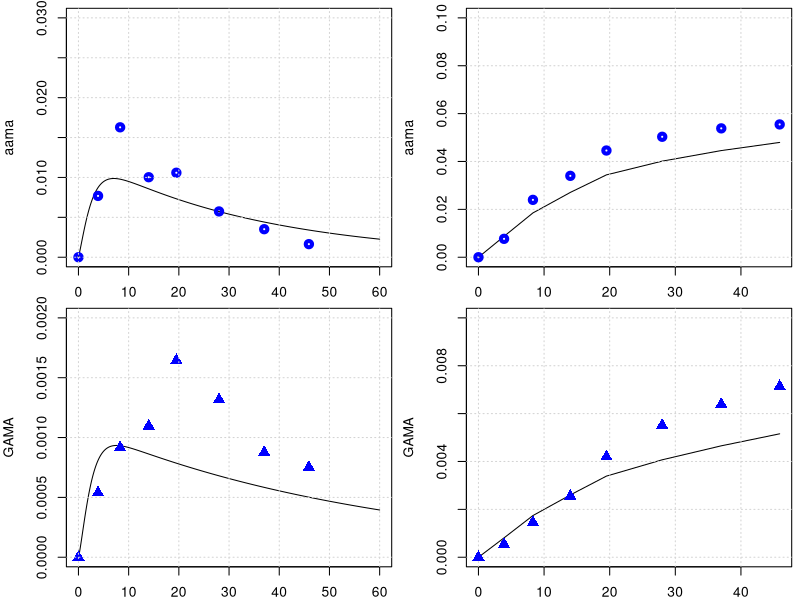

The R source for this figure:
library(deSolve)
library(minpack.lm)

graphics.off()

#body weight in kg
BW = 70 

# fractions of BW
##https://journals.sagepub.com/doi/pdf/10.1177/ANIB_32_3-4
F_B = 0.079 
F_B_AB = 0.35 #fraction: arterial blood of blood volume
F_B_VB = 0.65 #fraction: venous blood of blood volume
F_Li = 0.026
F_Ki = 0.0044
F_T = 1-(F_B+F_Li+F_Ki)

#organ volumes in L
V_AB <- BW*F_B*F_B_AB 
V_VB <- BW*F_B*F_B_VB 
V_T <- BW*F_T
V_Ki <- BW*F_Ki
V_Li <- BW*F_Li

#cardiac output in L/(kg*h)
##https://journals.sagepub.com/doi/pdf/10.1177/ANIB_32_3-4
QCC = 16 #12.5 # maybe 14 or 6.5 check?
Q_C = QCC*BW^0.75
FQ_P = 2.5/100 
Q_P <- Q_C*FQ_P # 6.5*BW 

FQ_Li = 0.19
FQ_Ki = 0.255 #total - there is also an aterial flow rate 
FQ_T = 1 -( FQ_Li + FQ_Ki +FQ_P)
Q_Li <- Q_C*FQ_Li
Q_Ki <- Q_C*FQ_Ki
Q_T <- Q_C*FQ_T

# partition coefficient
pAA_TB = 0.4
pAA_KiB = 0.8
pAA_LiB = 0.3
pAA_LuAir = 31000000.0

pGA_TB = 0.97
pGA_LiB = 0.5
pGA_KiB = 1.0
pGA_LuAir = 98000000.0

#reaction rate constants 
k_AAuptake = 1 #1/h

k_onAA_T = 0.028 #1/h
k_onAA_B = 0.0036 #1/h
k_onAA_Li = 0.071 #1/h
k_onAA_Ki = 0.13 #1/h

k_syn_GSH = 0.025 #mmol/h 
k_cl_GSH = 0.35 #1/h
k_onAA_GSH = 0.55 #L/(mmol h)
k_onGA_GSH = 0.8 #L/(mmol h)

k_onGA_T = 0.089 #1/h
k_onGA_B = 0.0108 #1/h
k_onGA_Ki = k_onAA_T/2 #1/h
k_onGA_Li = 0.215 #1/h

k_exc_AAMA = 0.029      # 0.049 #1/h or 0.13 # this will change the shape
k_exc_GAMA = 0.017     # 0.077 #1/h  # or 0.027
k_exc_GAOH = 0.077     # 1/h
k_exc_GA <- 2.48       # 1/h Q_Ki*0.025
k_exc_AA <- 2


MW_aa = 71   # mg/mmol
MW_ga = 87   # mg/mmol

MW_GSH = 307.32 # mg/mmol

# Maximum velocity for enzymatic reaction 
V_max_p450 = 9 /MW_aa*BW^0.7  # 0.235 mg/h (Tien: AA to GA mmol/hr)
V_max_EH = 20 /MW_ga*BW^0.7  
KM_p450 = 10.0
KM_EH = 100.0

c_AA_inh = 0
c_GA_inh = 0

k_0_GSH = 7
### CHECK  WHY     m_GSH_Li = 7.0*V_Li, Tien: 7.0 as in Sweeney is the Initial GSH (mmol/l)

# +++++++++++++++++++++++++++++++++++++++++++++++++++++++++++++++++
# create list of parameter
# +++++++++++++++++++++++++++++++++++++++++++++++++++++++++++++++++
params <- unlist(c(data.frame(pAA_TB, pAA_LiB, pAA_LuAir, pAA_KiB,
                              pGA_TB, pGA_LiB, pGA_LuAir, pGA_KiB,
                              k_onAA_T, k_onAA_B, k_onAA_Li, k_onAA_GSH, k_onAA_Ki,
                              k_onGA_T, k_onGA_B, k_onGA_Li, k_onGA_Ki, k_exc_GA,
                              k_onGA_GSH, k_exc_AAMA, k_exc_GAMA, k_exc_GAOH,
                              k_cl_GSH, V_max_p450, KM_p450, V_max_EH, KM_EH,
                              c_AA_inh, c_GA_inh, k_AAuptake)
                          ))
yini <- c(m_AA_AB = 0.0, m_GA_AB = 0.0, m_AA_VB = 0.0, m_GA_VB = 0.0,
          m_AA_Ki = 0.0, m_GA_Ki = 0.0, m_AA_dose = 0 ,
          m_AA_Li = 0.0, m_AAMA = 0.0,  #m_AAMA_urinary = 0.0,
          m_GA_Li = 0.0, m_GAMA = 0.0,
          #m_GAMA_urinary = 0.0, 
          m_GSH_Li = k_0_GSH * V_Li * MW_GSH, 
          m_AA_T = 0.0, m_GA_T = 0.0,
          m_GAOH = 0.0, 
          m_AA_out = 0.0,
          m_AA_accum = 0.0,
          m_AA_free = 0.0,
          m_AA_in = 0.0,
          m_GA_out = 0.0,
          m_GA_accum = 0.0,
          m_GA_free = 0.0,
          m_GA_in = 0.0
)
# ++++++++++++++++++++++++++++++++++++++++++++++++++++++++++++++++++
# PBPK model for Acrylamide 
# ++++++++++++++++++++++++++++++++++++++++++++++++++++++++++++++++++
PBPKmodelAA <- function(t,state,parameter){
  with(as.list(c(t,state,parameter)), {
    #concentrations blood in the organs in mg/L
    c_AA_AB <- m_AA_AB/V_AB
    c_AA_VB <- m_AA_VB/V_VB
    c_AA_T <- m_AA_T/V_T
    c_AA_Li <- m_AA_Li/V_Li
    c_AA_Ki <- m_AA_Ki/V_Ki
    
    c_GSH_Li <- m_GSH_Li/V_Li
    
    c_GA_AB <- m_GA_AB/V_AB
    c_GA_VB <- m_GA_VB/V_VB
    c_GA_T <- m_GA_T/V_T
    c_GA_Li <- m_GA_Li/V_Li
    c_GA_Ki <- m_GA_Ki/V_Ki
    
    #ODEs for amount of AA in compartment in mg
    c_AA_Lu <- (Q_C*c_AA_VB +Q_P*c_AA_inh)/(Q_C +(Q_P/pAA_LuAir))
    c_GA_Lu <- (Q_C*c_GA_VB +Q_P*c_GA_inh)/(Q_C +(Q_P/pGA_LuAir))
    # units checked -> mg/h   
    dm_AA_AB <- Q_C*(c_AA_Lu - c_AA_AB) -k_onAA_B*m_AA_AB
    dm_GA_AB <- Q_C*(c_GA_Lu - c_GA_AB) -k_onGA_B*m_GA_AB
    # units checked -> mg/h   
    dm_AA_VB <- Q_T*(c_AA_T/pAA_TB) +Q_Li*(c_AA_Li/pAA_LiB) +Q_Ki*(c_AA_Ki/pAA_KiB) - Q_C*c_AA_VB -k_onAA_B*m_AA_VB
    dm_GA_VB <- Q_T*(c_GA_T/pGA_TB) +Q_Li*(c_GA_Li/pGA_LiB) +Q_Ki*(c_GA_Ki/pGA_KiB) - Q_C*c_GA_VB -k_onGA_B*m_GA_VB
    # units checked -> mg/h   
    dm_AA_Ki <- Q_Ki*c_AA_AB -Q_Ki*(c_AA_Ki/pAA_KiB) -k_onAA_Ki*m_AA_Ki 
    dm_GA_Ki <- Q_Ki*c_GA_AB -Q_Ki*(c_GA_Ki/pGA_KiB) -k_onGA_Ki*m_GA_Ki 
    # units checked -> mg/h   
    dm_AA_dose <- -k_AAuptake*m_AA_dose
    
    metAA_GSH <- k_onAA_GSH*c_GSH_Li*m_AA_Li / MW_GSH
    metAA_P450 <- V_max_p450 * MW_aa*c_AA_Li/ (KM_p450+c_AA_Li)
    # units checked -> mg/h  
    #   RAL1 = QL*CA1 + KA*STOM - QL*CVL1 - RP450 - RGST1 - rpbl1
    dm_AA_Li <- Q_Li*(c_AA_AB - c_AA_Li/pAA_LiB) + k_AAuptake*m_AA_dose - 
                  k_onAA_Li*m_AA_Li  - metAA_P450 - metAA_GSH
    # Trine: I think the two last parts of the equation should be subtracted. 
    # Metabolism of AA by P450 and EH will remove AA
    
    # units checked -> mg/h   
    dm_AAMA <- metAA_P450  - m_AAMA*k_exc_AAMA
    # units checked -> mg/h
    metGA_GSH <- k_onGA_GSH*c_GSH_Li*m_GA_Li / MW_GSH
    metGA_EH <- (V_max_EH *MW_ga *c_GA_Li)/(KM_EH+c_GA_Li)
    # units checked -> mg/h 
    #  RAL2 = QL*CA2 + KA2*STOM2 - QL*CVL2 + RP450 - RGST2 - REH - rpbl2
    # Trine: I think the two last parts of the equation should be subtracted. 
    # Metabolism of AA by P450 and EH will remove AA
    dm_GA_Li <- Q_Li*(c_GA_AB - c_GA_Li/pGA_LiB) - k_onGA_Li*m_GA_Li + 
                        metAA_P450 - metGA_GSH -metGA_EH
    # units checked -> mg/h, 
    # old: dm_GAMA <-  metGA_GSH - m_GAMA*k_exc_GAMA 
    #Trine: I do not think metGA_EH should be here. That's the metabolism to glyceramide, and will not contribute to GAMA
    # Trine: However I think, maybe, that the metAA_EH shold be here, as the metabolism of AA by EH is producing GA. 
    # Trine: Maybe production of glyceramide should be a separate equation? Need to discuss!!
    dm_GAMA <-  metGA_GSH  -m_GAMA*k_exc_GAMA
    # units checked -> mg  
    # units checked -> mg/h
    # Trine: I think the metAA_P450 and metAA_GSH should not be in this equation. 
    # The metGA_EH and metGA_GSH should be subtracted, as they will remove GA from the liver.
    dm_GSH_Li <-  -k_cl_GSH*m_GSH_Li + metAA_GSH - metGA_GSH
    # units checked -> mg/h   
    dm_AA_T <- Q_T*(c_AA_AB - c_AA_T/pAA_TB) -k_onAA_T*m_AA_T
    dm_GA_T <- Q_T*(c_GA_AB - c_GA_T/pGA_TB) -k_onGA_T*m_GA_T

    dm_GAOH <- metGA_EH -m_GAOH*k_exc_GAMA

    dm_AA_out <- metAA_P450 + metAA_GSH
    dm_AA_accum <- k_onAA_B*m_AA_AB +k_onAA_B*m_AA_VB +k_onAA_T*m_AA_T +k_onAA_Li*m_AA_Li +k_onAA_Ki*m_AA_Ki
    dm_AA_free <- dm_AA_AB + dm_AA_VB +dm_AA_T +dm_AA_Li +dm_AA_Ki
    dm_AA_in <- Q_P*c_AA_inh + k_AAuptake*m_AA_dose
    
    dm_GA_out <- metGA_GSH + metGA_EH 
    dm_GA_accum <- k_onGA_B*m_GA_AB +k_onGA_B*m_GA_VB +k_onGA_T*m_GA_T +k_onGA_Li*m_GA_Li +k_onGA_Ki*m_GA_Ki
    dm_GA_free <- dm_GA_AB + dm_GA_VB +dm_GA_T +dm_GA_Li +dm_GA_Ki 
    dm_GA_in <- Q_P*c_GA_inh + metGA_GSH +metGA_EH
    
    return(list(c(dm_AA_AB,  dm_GA_AB,  dm_AA_VB,    dm_GA_VB,
                  dm_AA_Ki,  dm_GA_Ki,  dm_AA_dose,  dm_AA_Li,
                  dm_AAMA,  # dm_AAMA_urinary,  
                  dm_GA_Li,  dm_GAMA,
                  #dm_GAMA_urinary,    
                  dm_GSH_Li, dm_AA_T,   dm_GA_T,
                  dm_GAOH,
                  dm_AA_out,
                  dm_AA_accum,
                  dm_AA_free,
                  dm_AA_in,
                  dm_GA_out,
                  dm_GA_accum,
                  dm_GA_free,
                  dm_GA_in
    )))
  })
}
PBPKmodelAA <- compiler::cmpfun(PBPKmodelAA)



################################################################
# manual readout from Kopp and Dekant 2009
################################################################
times <- seq(from = 0, to = 60, by = 0.1)
diet <- data.frame(var = "m_AA_dose", method = "add",
                   time = c(0.0),  value = 0.5 *BW /1000 )  # dose of 0.05 microg/kg bw
out <- ode(y = yini, times = times, func = PBPKmodelAA, parms = params, events = list(data = diet))
yobs_urine <- data.frame(
  time = c(0.0, 3.9, 8.3, 14, 19.5, 28, 37, 45.9),
  AAMA = c(0.0/1000000, 32.8/1000000, 69.5/1000000, 42.8/1000000, 45.2/1000000, 24.5/1000000, 15/1000000, 7/1000000)*234.28, #https://pubchem.ncbi.nlm.nih.gov/compound/N-Acetyl-S-_2-carbamoylethyl_-L-cysteine
  GAMA = c(0.0, 2.15*1e-6, 3.66*1e-6, 4.38*1e-6, 6.57*1e-6, 5.26*1e-6, 3.50*1e-6, 3.0*1e-6)*250.27
)
# plot for AAMA in urinary
par(mfrow=c(2,2),mar=c(2,4,.5,.5))
plot(out[,'time'], out[,'m_AAMA']   ,type = 'l',xlab = 'time', ylab = 'aama', ylim = c(0,.03) )
points(yobs_urine$time, yobs_urine$AAMA , col="blue", lwd = 4) ; grid()
time_points_measure_unrine = c(1, 40, 84, 141, 196, 280 , 371, 460)
tamtam = out[,'m_AAMA'][time_points_measure_unrine ]
plot(yobs_urine$time, cumsum( tamtam ),type = 'l', ylab = 'aama', ylim = c(0,.1), xlab = 'time' ); grid()
points(yobs_urine$time, cumsum(yobs_urine$AAMA) , col="blue", lwd = 4)

# plot for GAMA 
plot(out[,'time'], out[,'m_GAMA']  ,type = 'l',xlab = '', ylab = 'GAMA', ylim = c(0,.002) )
points(yobs_urine$time, yobs_urine$GAMA , col="blue", cex = 1.5, pch = 17); grid()
time_points_measure_unrine = c(1, 40, 84, 141, 196, 280 , 371, 460)
tamtam = out[,'m_GAMA'][time_points_measure_unrine ]
plot(yobs_urine$time, cumsum( tamtam ),type = 'l',xlab = '', ylab = 'GAMA', ylim = c(0,.01) ); grid()
points(yobs_urine$time, cumsum(yobs_urine$GAMA) , col="blue",cex = 1.5, pch = 17)
